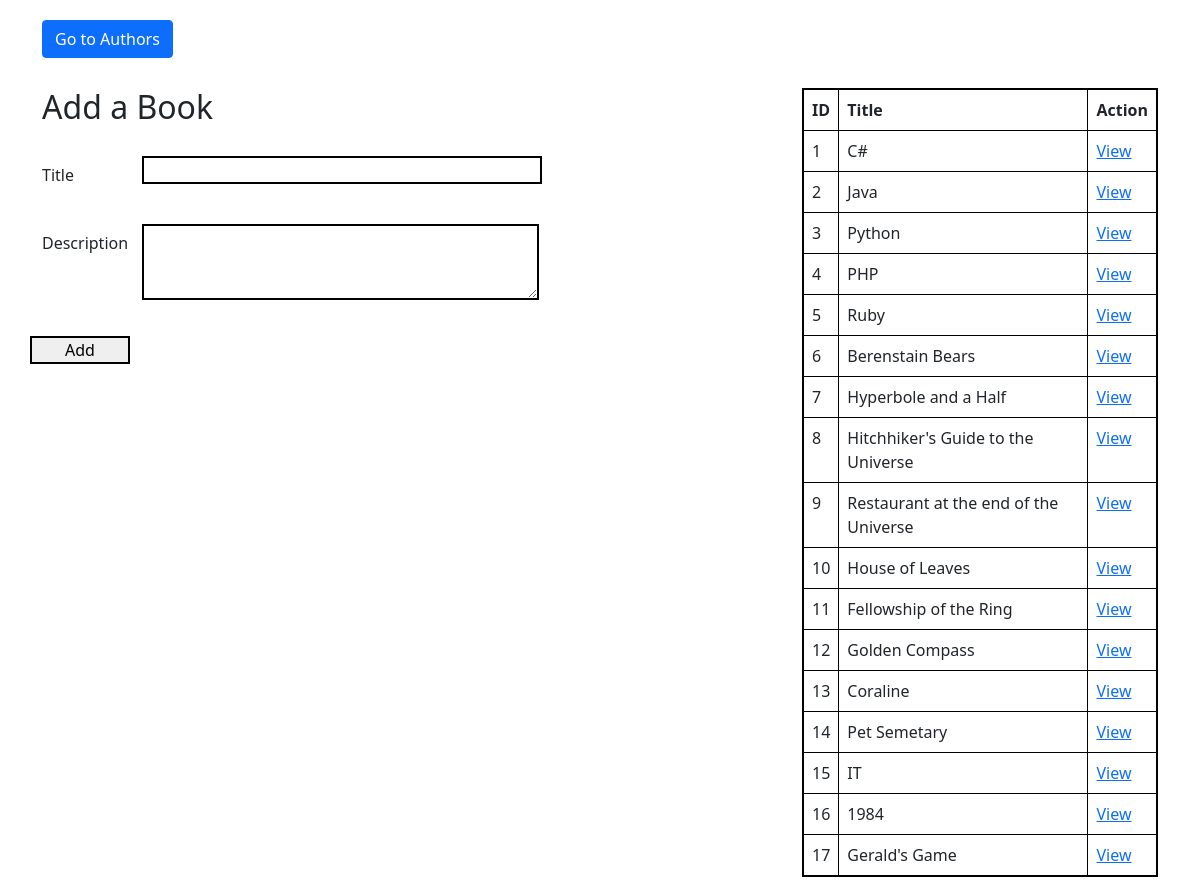
The page / on the database its author committed.
### books_authors_app/models.py (models this page shows)
class Books(models.Model) :
    title = models.CharField(max_length=255)
    desc = models.TextField()
    created_at = models.DateTimeField(auto_now_add=True)
    updated_at = models.DateTimeField(auto_now=True)

### books_authors_app/views.py (the view)
# urls.py: path('', views.index),
def index(request):
    context = {
        "all_books": Books.objects.all(),
    }
    return render(request, "index.html", context)

### books_authors_app/templates/index.html (shortened to what this page needs)
<!DOCTYPE html>
<html lang= "en">
    <head>
        {% load static %}
        <link href="https://cdn.jsdelivr.net/npm/bootstrap@5.0.0-beta1/dist/css/bootstrap.min.css" rel="stylesheet">
        <link rel="stylesheet" href="{% static 'css/style.css' %}">
    </head>
    <div class="container">
        <body>
            <div class="col-sm-2">
                <a href="/authors" class="btn btn-primary">Go to Authors</a>
            </div>
            <div class= "row">
                <form class = "form-group" action='/books' method='post'>
                        <h2>Add a Book</h2>
                        <div class= "form-group row">
                            <label for="title" class= "col-sm-2 col-form-label">Title</label>
                            <div class= "col-sm-10">
                                <input type= "text" name="title">
                            </div>
                        </div>
                        <div class= "form-group row">
                            <label for= "description" class= "col-sm-2 col-form-label">Description</label>
                            <div class= "col-sm-10">
                                <textarea class="col-sm-10" rows='3' name="desc"></textarea>
                            </div>
                        </div>
                        <div class= "form-group row">
                            <input class="col-sm-2" type="submit" value="Add">
                        </div>
                </form>
                <div class="col-sm-4">
                    <table class="table table-bordered">
                        <tr>
                            <th>ID</th>
                            <th>Title</th>
                            <th>Action</th>
                        </tr>
                        {% for books in all_books %}
                        <tr>
                            <td>{{books.id}}</td>
                            <td>{{books.title}}</td>
                            <td><a href="/book_info/{{books.id}}">View</a></td>
                        </tr>
                        {% endfor %}
                    </table>
                </div>
            </div>
        </body>
    </div>
</html>

### books_authors_app/static/css/style.css (style rules this page uses)
* { margin: 0; padding: 0; }
.container { padding-top: 20px; }
.row { display: flex; justify-content: space-between; margin-top: 30px; }
.form-group { width: 600px; margin-right: 30px; }
input { width: 400px; border: 2px solid black; }
textarea { border: 2px solid black; }
.table { border: 2px solid black; }

### rows shown on the page
Books: id "1", title "C#"
Books: id "2", title "Java"
Books: id "3", title "Python"
Books: id "4", title "PHP"
Books: id "5", title "Ruby"
Books: id "6", title "Berenstain Bears"
Books: id "7", title "Hyperbole and a Half"
Books: id "8", title "Hitchhiker's Guide to the Universe"
Books: id "9", title "Restaurant at the end of the Universe"
Books: id "10", title "House of Leaves"
Books: id "11", title "Fellowship of the Ring"
Books: id "12", title "Golden Compass"
Books: id "13", title "Coraline"
Books: id "14", title "Pet Semetary"
Books: id "15", title "IT"
Books: id "16", title "1984"
Books: id "17", title "Gerald's Game"
